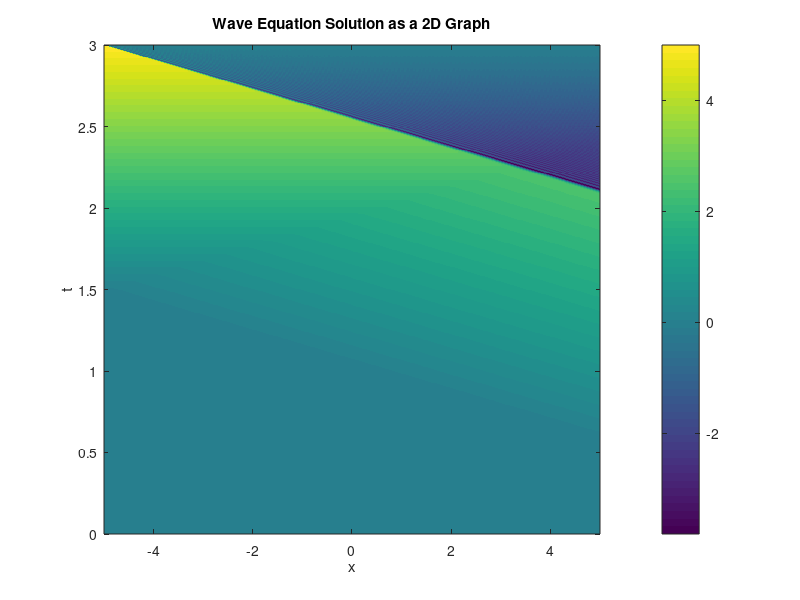

Here is the MATLAB script that generated this plot:
% Define the parameters
L = 10;             % Length of the domain
tmax = 3;           % Maximum time
N = 1000;           % Number of grid points
x = linspace(-L/2,L/2,N);
dx = x(2) - x(1);
dt = 0.9*dx;        % CFL condition for stability

% Initialize the solution
u = zeros(N,length(0:dt:tmax));

% Set initial conditions
for i=1:N
    if x(i) < 0
        u(i,1) = 0;
    else
        u(i,1) = x(i);
    end
end

% Set additional initial condition for n=-1
for i=2:N-1
    u(i,2) = u(i,1) + 0.5*(dt/dx)^2*(u(i+1,1)-2*u(i,1)+u(i-1,1));
end

% Solve the wave equation
for n=2:length(0:dt:tmax)-1
    for i=2:N-1
        u(i,n+1) = 2*u(i,n) - u(i,n-1) + (dt/dx)^2*(u(i+1,n)-2*u(i,n)+u(i-1,n));
    end
end

% Plot the solution as a 2D graph with t on y-axis and x on x-axis
figure;
imagesc(x,(0:dt:tmax),u);
xlabel('x');
ylabel('t');
title('Wave Equation Solution as a 2D Graph');
axis([-L/2 L/2 0 tmax]);
colorbar;

% Reverse the y-axis direction so that t starts at 0 on the bottom of the y-axis
set(gca,'YDir','normal');
